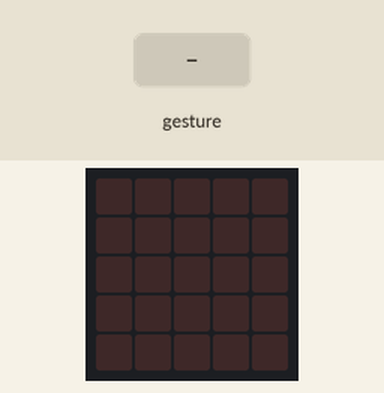
A program run on a simulated BBC micro:bit running MicroPython. Parts: the board's 5×5 LED display. The test bench sets the inputs (shaded band). Random numbers come from a fixed seed; a tilt is held for 1.5 s and a shake lasts 1 s, then the board lies face up again.

Above: at 1.2 s.
1.3 s: gesture 'shake'
At 2.5 s:
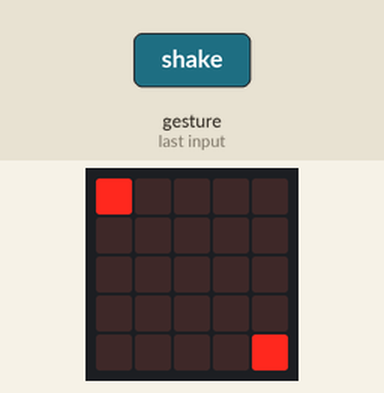
3.3 s: gesture 'shake'
At 4.9 s:
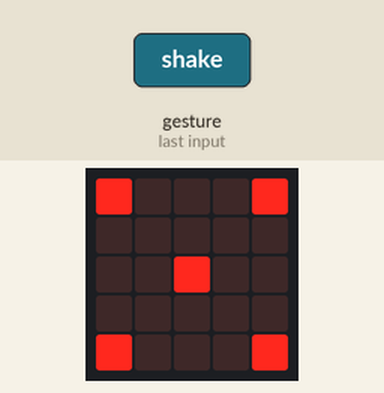
5.3 s: gesture 'shake'
At 6.4 s:
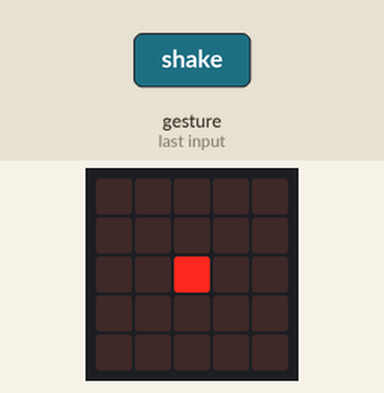
7.3 s: gesture 'shake'
At 9.2 s:
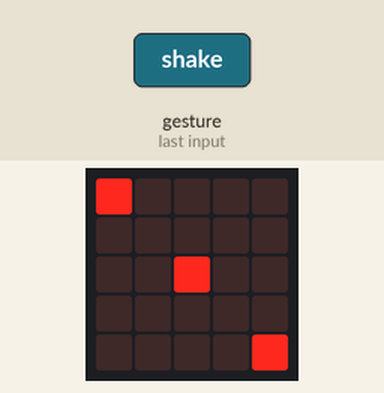
Timing chart, 0 to 10.3 s (numbered marks = the images above; inputs shaded):
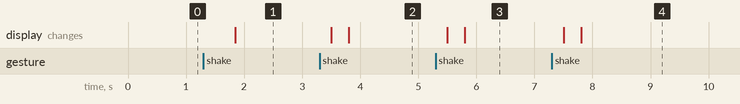

Measured:
- after the input at 1.3 s, the display: changes after 0.54 s (image 1)
- after the input at 3.3 s, the display: first changes after 0.20 s (image 2 shows a later state)
- after the input at 5.3 s, the display: first changes after 0.20 s (image 3 shows a later state)
- after the input at 7.3 s, the display: first changes after 0.20 s (image 4 shows a later state)

The program:

02_-_dice.py
```python
# Die/dice game

from microbit import *
import random

# use dice images ?

while True:

    if accelerometer.was_gesture("shake"):
        die_value = random.randint(1, 6)
        display.clear()
        sleep(300)
        # display.show(str(die_value))

        if die_value == 1:
            display.set_pixel(2, 2, 9)
        elif die_value == 2:
            display.set_pixel(0, 0, 9)
            display.set_pixel(4, 4, 9)
        elif die_value == 3:
            display.set_pixel(0, 0, 9)
            display.set_pixel(2, 2, 9)
            display.set_pixel(4, 4, 9)
        elif die_value == 4:
            display.set_pixel(0, 0, 9)
            display.set_pixel(0, 4, 9)
            display.set_pixel(4, 4, 9)
            display.set_pixel(4, 0, 9)
        elif die_value == 5:
            display.set_pixel(0, 0, 9)
            display.set_pixel(0, 4, 9)
            display.set_pixel(2, 2, 9)
            display.set_pixel(4, 4, 9)
            display.set_pixel(4, 0, 9)
        elif die_value == 6:
            display.set_pixel(0, 0, 9)
            display.set_pixel(0, 4, 9)
            display.set_pixel(0, 2, 9)
            display.set_pixel(4, 4, 9)
            display.set_pixel(4, 0, 9)
            display.set_pixel(4, 2, 9)

   
```
